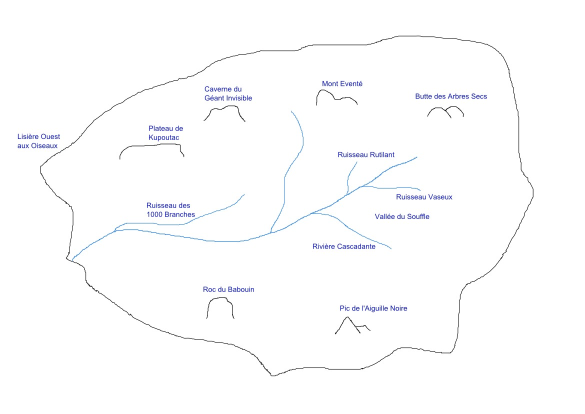
#> input picture alternate_reality_game_auction/images/world_maps/kamilia_jungle_map_fr.jpg, 1170 x 827 px (shown at 1/2 size)
$ python translate_kamilia_jungle_map.py ../alternate_reality_game_auction/images/world_maps/kamilia_jungle_map_fr.jpg ../alternate_reality_game_auction/images/world_maps/kamilia_jungle_map_en.jpg
#> lines starting #> are read from the running program, lines starting #| are printed output that depends on the picture
"""Build the English Kamilia jungle map from the French one, by replacing its 12 labels.

Usage (from the docs/ folder):
    python translate_kamilia_jungle_map.py ../alternate_reality_game_auction/images/world_maps/kamilia_jungle_map_fr.jpg ../alternate_reality_game_auction/images/world_maps/kamilia_jungle_map_en.jpg
(needs Pillow and the Windows Arial font)
"""
import statistics
import sys

from PIL import Image, ImageDraw, ImageFont

SOURCE, TARGET = sys.argv[1], sys.argv[2]
FONT_PATH = r"C:\Windows\Fonts\ARIAL_0.TTF"
FONT_SIZE = 14
LINE_HEIGHT = 18  # baseline-to-baseline distance of the original 2-line labels

# (box of the FR label: x0, y0, x1, y1 of its cap-height text), EN lines, alignment ("left" or "center")
LABELS = [
    ((645, 162, 723, 171), ["Windswept Mount"], "center"),
    ((410, 173, 503, 200), ["Cavern of the", "Invisible Giant"], "left"),
    ((832, 187, 973, 196), ["Dry Trees Mound"], "center"),
    ((298, 252, 365, 280), ["Kupoutac", "Plateau"], "left"),
    ((36, 269, 118, 295), ["Western Edge", "of the Birds"], "left"),
    ((677, 304, 787, 313), ["Glittering Brook"], "center"),
    ((794, 389, 902, 397), ["Muddy Brook"], "left"),
    ((294, 406, 388, 433), ["Brook of the", "1000 Branches"], "left"),
    ((752, 428, 857, 437), ["Valley of the Breath"], "left"),
    ((626, 488, 749, 497), ["Cascading River"], "center"),
    ((407, 574, 507, 583), ["Baboon Rock"], "center"),
    ((681, 611, 813, 622), ["Black Needle Peak"], "center"),
]


def is_label_pixel(r, g, b):
    # anti-aliased dark-blue text: red ~ green, blue clearly above; rivers have green >> red, outlines are grey
    return g - r < 30 and b - r > 4 and b - g > 4


im = Image.open(SOURCE).convert("RGB")
#> im is the input picture: PIL image 1170x827 RGB; mean R, G, B 252.2, 252.4, 253.1
px = im.load()

# text colour = median of the most saturated label pixels
samples = []
for (x0, y0, x1, y1), _, _ in LABELS:
    for y in range(y0, y1 + 1):
        for x in range(x0, x1 + 1):
            r, g, b = px[x, y]
            if b - r > 100 and abs(r - g) < 20:
                samples.append((r, g, b))
#> after the loop, samples = 288 items, first 6: (51, 43, 162), (103, 97, 219), (38, 35, 140), (84, 81, 186), (130, 128, 238), (59, 58, 162)
samples.sort(key=lambda c: c[0] + c[1] - 2 * c[2])  # most saturated first
samples = samples[:max(1, len(samples) // 3)]
#> samples = 96 items, first 6: (36, 33, 162), (31, 32, 158), (125, 127, 250), (46, 46, 170), (108, 106, 231), (55, 55, 175)
color = tuple(int(statistics.median(c[i] for c in samples)) for i in range(3))
#> color = (62, 63, 177)
color = (36, 36, 192)  # anti-aliasing lightens the strokes, so the fill must be deeper than the sampled cores
print("text colour:", color, "from", len(samples), "pixels")
#| text colour: (36, 36, 192) from 96 pixels

# erase the French labels (with margins for accents and descenders)
for (x0, y0, x1, y1), _, _ in LABELS:
    for y in range(y0 - 5, y1 + 6):
        for x in range(x0 - 8, x1 + 9):
            if is_label_pixel(*px[x, y]) or min(px[x, y]) >= 190:  # also JPEG halos
                px[x, y] = (255, 255, 255)

draw = ImageDraw.Draw(im)
font = ImageFont.truetype(FONT_PATH, FONT_SIZE)
cap_top = font.getbbox("H")[1]  # offset between the drawing origin and the top of capitals
for (x0, y0, x1, y1), lines, align in LABELS:
    center = (x0 + x1) / 2
    for index, line in enumerate(lines):
        top = y0 + index * LINE_HEIGHT - cap_top
        width = draw.textlength(line, font=font)
        x = x0 if align == "left" else round(center - width / 2)
        draw.text((x, top), line, fill=color, font=font)

im.save(TARGET, quality=92, dpi=(100, 100))
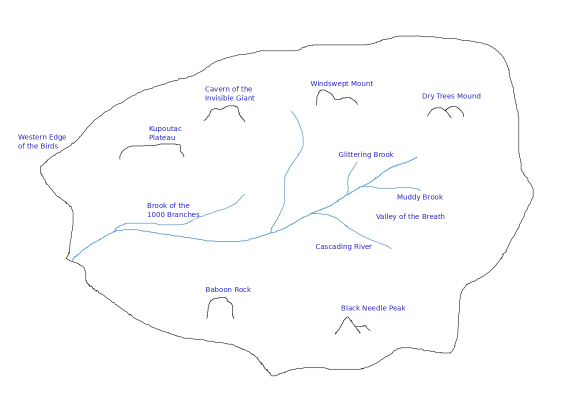
#> saved as kamilia_jungle_map_en.jpg: PIL image 1170x827 RGB (shown at 1/2 size); mean R, G, B 252.4, 252.6, 253.4
print("saved", TARGET)
